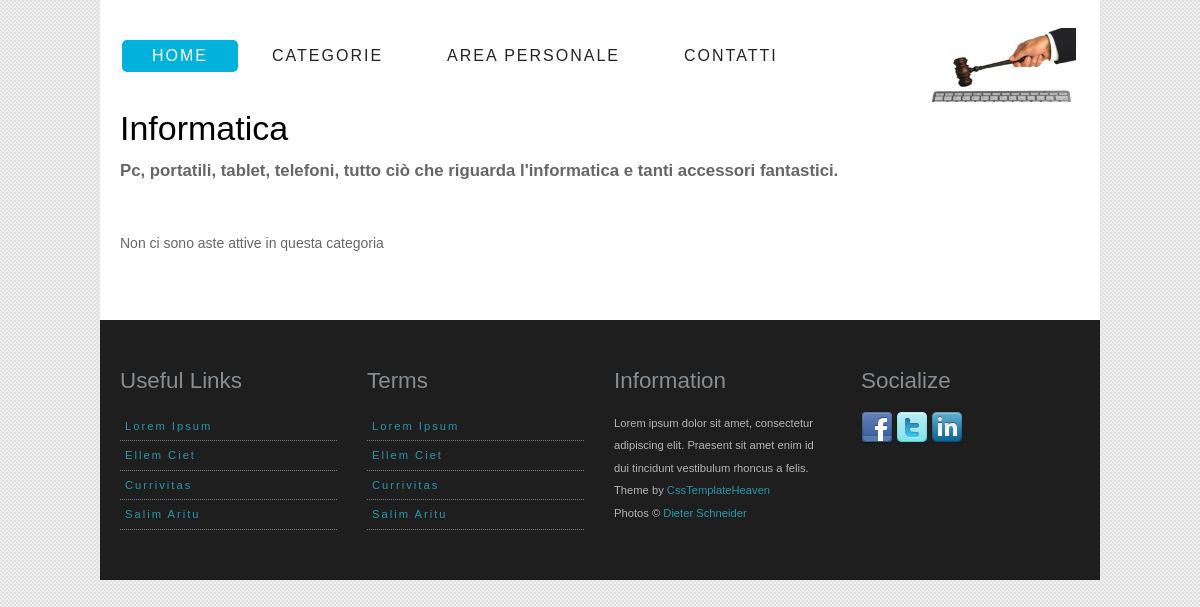
/categorie/1, run on an earlier commit of the app's database.
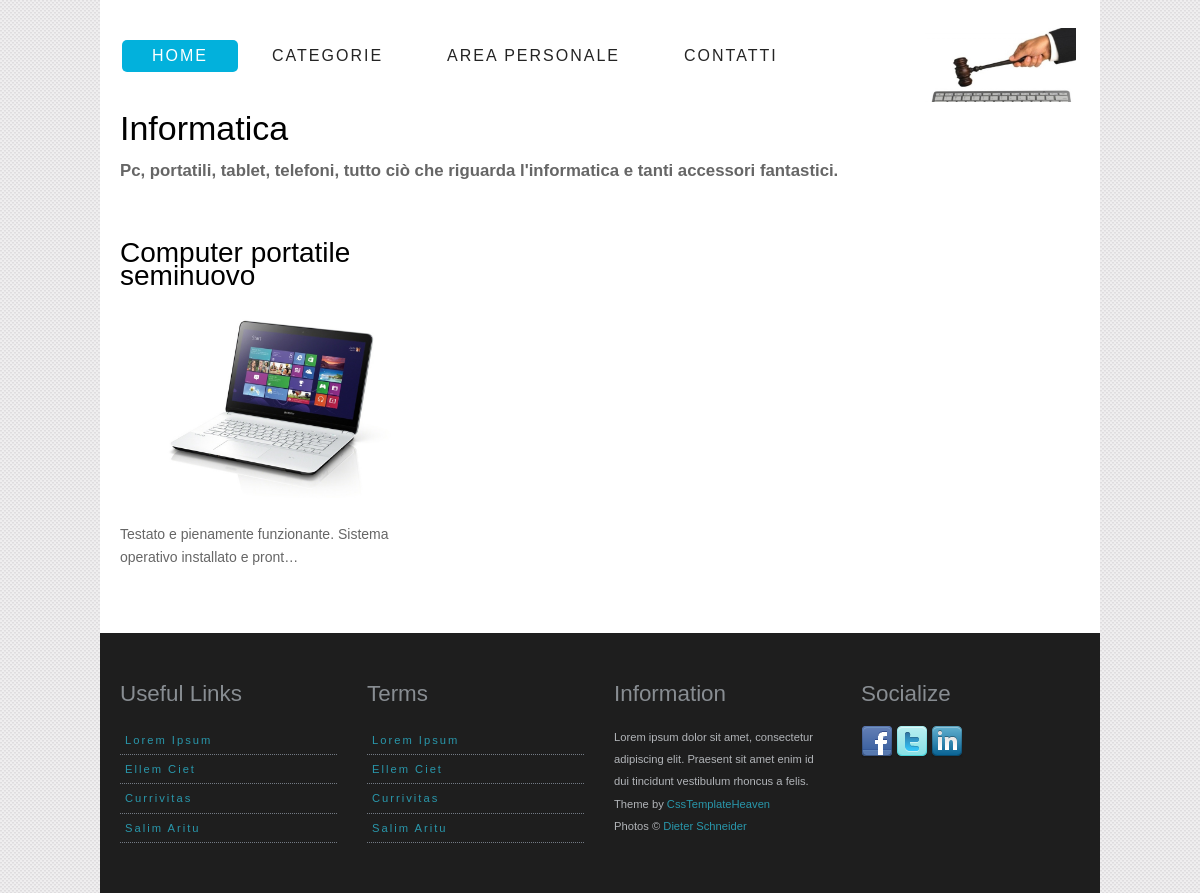
And on a later commit of the database.
### AsteOnLine/models.py (models this page shows, shortened)
class Asta (models.Model):
    creatore = models.ForeignKey(User)
    titolo = models.CharField(max_length=140)
    descrizione = models.TextField(max_length=600)
    foto = models.ImageField(upload_to=get_nome, default=settings.NO_MEDIA)
    data_apertura = models.DateTimeField(default=timezone.now)
    data_chiusura = models.DateTimeField(default=timezone.now()+datetime.timedelta(days=7))
    categoria= models.ForeignKey(Categoria)
    base_asta = models.DecimalField(max_digits=8,decimal_places=2,default=0.10)
    offerta_corrente = models.DecimalField(max_digits=8,decimal_places=2,default=0.00)
    def image_tag(self):
        return u'<p align ="center"><img src="%s" width ="100px" align ="middle"/></p>' % self.foto.url
    image_tag.short_description = 'Foto'
    image_tag.allow_tags = True
    class Meta:
        verbose_name_plural = 'Aste'
    def attiva(self):
        return self.data_chiusura>timezone.now()
    attiva.admin_order_field = '-data_chiusura'
    attiva.boolean = True
    attiva.short_description = 'Attiva?'

### AsteOnLine/views.py (the view)
# urls.py: url(r'^categorie/(?P<id_categoria>[0-9]+)$', views.dettaglio_categoria, name ='dettagliocategoria'),
def dettaglio_categoria(request,id_categoria):
    aste=Asta.objects.filter(categoria=id_categoria).order_by('-data_apertura')
    l=[]
    for a in aste:
        if a.attiva():
            l.append(a)
    categoria=get_object_or_404(Categoria,pk=id_categoria)
    context={'aste':l,'categoria':categoria}
    return render(request,'AsteOnLine/dettaglio_categoria.html',context)

### AsteOnLine/templates/AsteOnLine/dettaglio_categoria.html (shortened to what this page needs)
{% extends "AsteOnLine/base.html" %}
{% block body %}
    <h1>{{ categoria.nome|capfirst }}</h1>
    <h4>
    {{ categoria.descrizione }}
    </h4>
    <div style="clear:both; height: 40px"></div>
    {% if aste %}
        {% for asta in aste %}
            {% if forloop.counter|divisibleby:3 %}
                <div class="one-third last">
            {% else %}
                <div class="one-third">
            {% endif %}
                <a href="{% url 'AsteOnLine:offerta' asta.id %}">
                <div class="heading_bg">
                    <h2>{{ asta.titolo|capfirst }}</h2>
                </div>
                <img src="../../media/{{ asta.foto }}" alt="" width="300px" >
                </a>
                <p> {{ asta.descrizione|truncatechars_html:73 }}</p>
            </div>
        {% endfor %}
    {% else %}
        <p>Non ci sono aste attive in questa categoria</p>
    {% endif %}
{% endblock %}

What changed in the data, as far as the page shows it:
now on this page (row edited): Asta: titolo "Computer portatile seminuovo", foto (picture), descrizione "Testato e pienamente funzionante. Sistema operativo installato e pront…"
Also different on the page:
text no longer shown: "Non ci sono aste attive in questa categoria"
